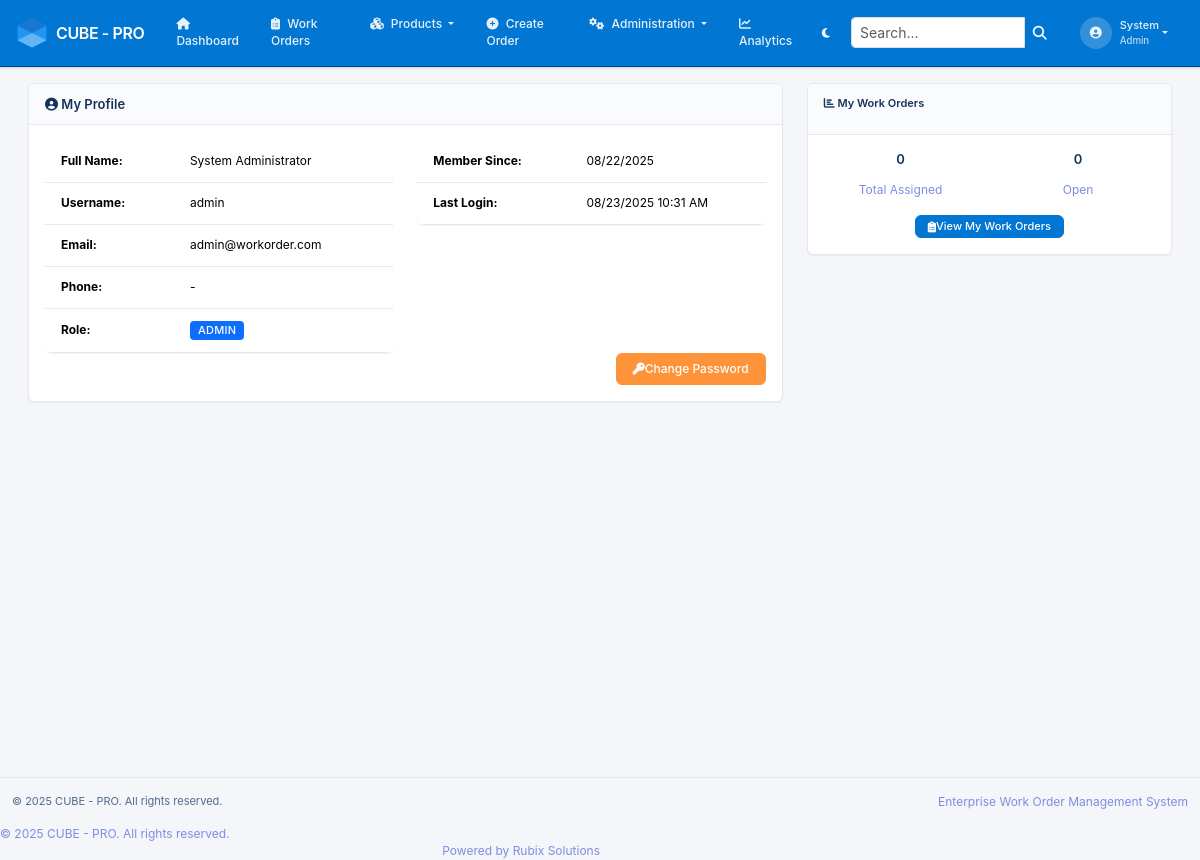
The page /profile (signed in) on the database as committed earlier.
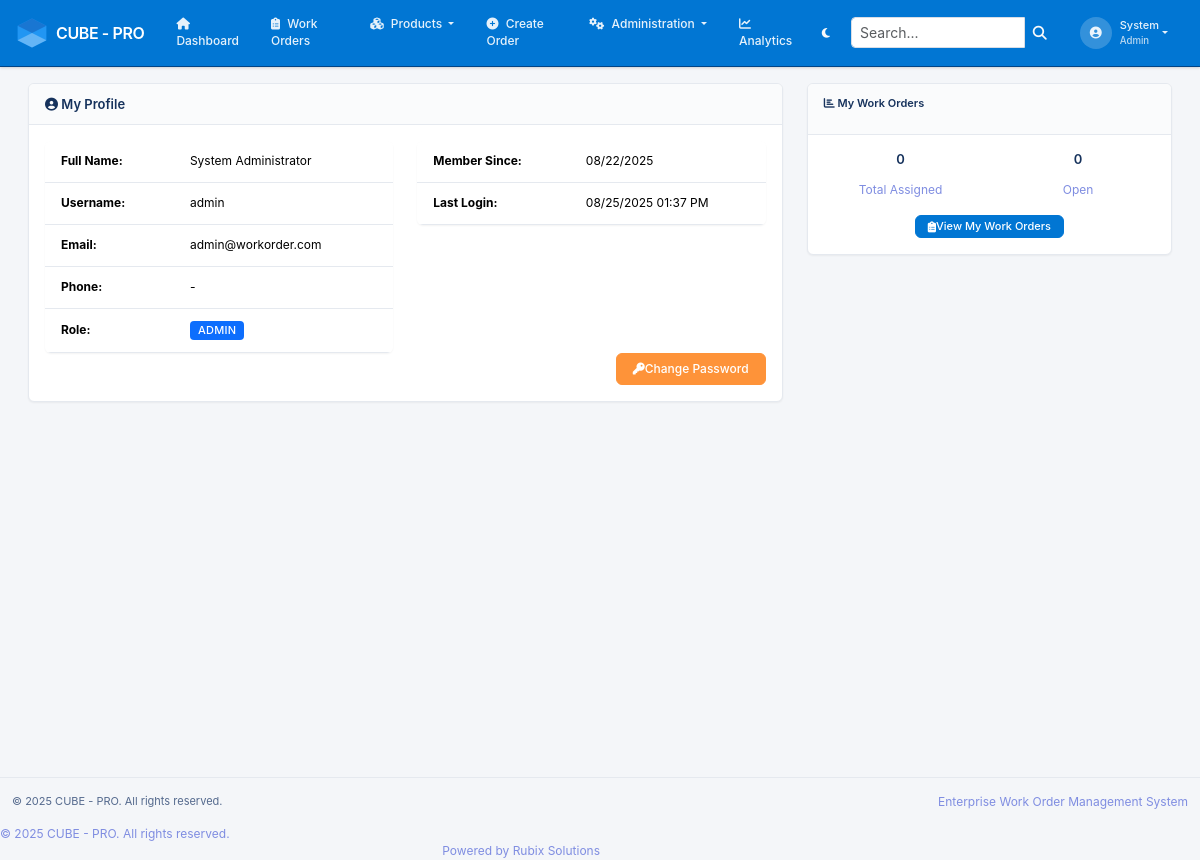
The same page on the database as committed later.
### app/models.py (models this page shows, shortened)
class User(UserMixin, db.Model):
    __tablename__ = 'users'
    id = db.Column(db.Integer, primary_key=True)
    username = db.Column(db.String(64), unique=True, nullable=False, index=True)
    email = db.Column(db.String(120), unique=True, nullable=False, index=True)
    password_hash = db.Column(db.String(255), nullable=False)
    first_name = db.Column(db.String(64), nullable=False)
    last_name = db.Column(db.String(64), nullable=False)
    phone = db.Column(db.String(20))
    is_active = db.Column(db.Boolean, default=True)
    created_at = db.Column(db.DateTime, default=lambda: datetime.now(timezone.utc))
    last_login = db.Column(db.DateTime)
    role_id = db.Column(db.Integer, db.ForeignKey('roles.id'))
    created_workorders = db.relationship('WorkOrder', foreign_keys='WorkOrder.created_by_id',
                                       backref='creator', lazy='dynamic')
    assigned_workorders = db.relationship('WorkOrder', foreign_keys='WorkOrder.assigned_to_id',
                                        backref='assignee', lazy='dynamic')
    activities = db.relationship('WorkOrderActivity', backref='user', lazy='dynamic')
    @property
    def full_name(self):
        return f"{self.first_name} {self.last_name}"
    def has_role(self, role_name):
        return self.role and self.role.name == role_name

class Role(db.Model):
    __tablename__ = 'roles'
    id = db.Column(db.Integer, primary_key=True)
    name = db.Column(db.String(64), unique=True, nullable=False)
    description = db.Column(db.String(255))
    created_at = db.Column(db.DateTime, default=lambda: datetime.now(timezone.utc))
    users = db.relationship('User', backref='role', lazy='dynamic')

### app/main/routes.py (the view)
@bp.route('/profile')
@login_required
def profile():
    total_assigned = current_user.assigned_workorders.count()
    open_assigned = db.session.query(WorkOrder).join(WorkOrderStatus).filter(
        WorkOrder.assigned_to_id == current_user.id,
        ~WorkOrderStatus.is_final
    ).count()
    workorder_stats = {
        'total_assigned': total_assigned,
        'open_assigned': open_assigned
    }
    return render_template('main/profile.html',
                         title='My Profile',
                         workorder_stats=workorder_stats)

### app/__init__.py (called while the page is built)
@login_manager.user_loader
def load_user(user_id):
    from app.models import User
    return User.query.get(int(user_id))

### app/templates/main/profile.html
{% extends "base.html" %}
{% block content %}
<div class="row">
    <div class="col-md-8">
        <div class="card">
            <div class="card-header">
                <h4 class="mb-0"><i class="fas fa-user-circle"></i> My Profile</h4>
            </div>
            <div class="card-body">
                <div class="row">
                    <div class="col-md-6">
                        <table class="table table-sm">
                            <tr>
                                <td><strong>Full Name:</strong></td>
                                <td>{{ current_user.full_name }}</td>
                            </tr>
                            <tr>
                                <td><strong>Username:</strong></td>
                                <td>{{ current_user.username }}</td>
                            </tr>
                            <tr>
                                <td><strong>Email:</strong></td>
                                <td>{{ current_user.email }}</td>
                            </tr>
                            <tr>
                                <td><strong>Phone:</strong></td>
                                <td>{{ current_user.phone or '-' }}</td>
                            </tr>
                            <tr>
                                <td><strong>Role:</strong></td>
                                <td>
                                    <span class="badge bg-primary">{{ current_user.role.name.title() }}</span>
                                </td>
                            </tr>
                        </table>
                    </div>
                    <div class="col-md-6">
                        <table class="table table-sm">
                            <tr>
                                <td><strong>Member Since:</strong></td>
                                <td>{{ current_user.created_at.strftime('%m/%d/%Y') }}</td>
                            </tr>
                            <tr>
                                <td><strong>Last Login:</strong></td>
                                <td>
                                    {% if current_user.last_login %}
                                        {{ current_user.last_login.strftime('%m/%d/%Y %I:%M %p') }}
                                    {% else %}
                                        <span class="text-muted">This session</span>
                                    {% endif %}
                                </td>
                            </tr>
                        </table>
                    </div>
                </div>
                <div class="text-end">
                    <a href="{{ url_for('auth.change_password') }}" class="btn btn-warning">
                        <i class="fas fa-key"></i> Change Password
                    </a>
                </div>
            </div>
        </div>
    </div>
    <div class="col-md-4">
        <div class="card">
            <div class="card-header">
                <h6><i class="fas fa-chart-bar"></i> My Work Orders</h6>
            </div>
            <div class="card-body text-center">
                <div class="row">
                    <div class="col-6">
                        <h4>{{ workorder_stats.total_assigned if workorder_stats else 0 }}</h4>
                        <small class="text-muted">Total Assigned</small>
                    </div>
                    <div class="col-6">
                        <h4>{{ workorder_stats.open_assigned if workorder_stats else 0 }}</h4>
                        <small class="text-muted">Open</small>
                    </div>
                </div>
                <div class="mt-3">
                    <a href="{{ url_for('workorders.list_workorders') }}" class="btn btn-primary btn-sm">
                        <i class="fas fa-clipboard-list"></i> View My Work Orders
                    </a>
                </div>
            </div>
        </div>
    </div>
</div>
{% endblock %}

### app/templates/base.html (shortened to what this page needs)
<!DOCTYPE html>
<html lang="en" data-bs-theme="light">
<head>
    <link href="https://cdn.jsdelivr.net/npm/bootstrap@5.3.2/dist/css/bootstrap.min.css" rel="stylesheet">
    <link href="https://cdnjs.cloudflare.com/ajax/libs/font-awesome/6.4.0/css/all.min.css" rel="stylesheet">
    <link href="{{ url_for('static', filename='css/style.css') }}" rel="stylesheet">
</head>
<body>
    {% if current_user.is_authenticated %}
    <nav class="navbar navbar-expand-lg navbar-dark">
        <div class="container-fluid px-3">
            <a class="navbar-brand fw-semibold d-flex align-items-center" href="{{ url_for('main.dashboard') }}">
                <img src="{{ url_for('static', filename='img/cube.svg') }}" alt="Cube Logo" style="height:32px;width:32px;object-fit:contain;" class="me-2">
                CUBE - PRO
            </a>
            <div class="collapse navbar-collapse" id="navbarNav">
                <ul class="navbar-nav me-auto">
                    <li class="nav-item">
                        <a class="nav-link px-2" href="{{ url_for('main.dashboard') }}">
                            <i class="fas fa-home me-1"></i> Dashboard
                        </a>
                    </li>
                    <li class="nav-item">
                        <a class="nav-link px-2" href="{{ url_for('workorders.list_workorders') }}">
                            <i class="fas fa-clipboard-list me-1"></i> Work Orders
                        </a>
                    </li>
                    <li class="nav-item dropdown">
                        <a class="nav-link dropdown-toggle px-2" href="#" id="productsDropdown" role="button" data-bs-toggle="dropdown">
                            <i class="fas fa-cubes me-1"></i> Products
                        </a>
                    </li>
                    {% if current_user.role and (current_user.role.name == 'admin' or current_user.role.name == 'manager') %}
                    <li class="nav-item">
                        <a class="nav-link px-2" href="{{ url_for('workorders.create_workorder') }}">
                            <i class="fas fa-plus-circle me-1"></i> Create Order
                        </a>
                    </li>
                    <li class="nav-item dropdown">
                        <a class="nav-link dropdown-toggle px-2" href="#" id="adminDropdown" role="button" data-bs-toggle="dropdown">
                            <i class="fas fa-cogs me-1"></i> Administration
                        </a>
                    </li>
                    <li class="nav-item">
                        <a class="nav-link px-2" href="{{ url_for('reporting.dashboard') }}">
                            <i class="fas fa-chart-line me-1"></i> Analytics
                        </a>
                    </li>
                    {% endif %}
                </ul>
                <button class="btn btn-outline-light btn-sm me-2" id="themeToggle">
                    <i class="fas fa-moon"></i>
                </button>
                <form class="d-flex me-2" method="GET" action="{{ url_for('main.search') }}">
                    <div class="input-group input-group-sm">
                        <input class="form-control" type="search" name="q" placeholder="Search..." aria-label="Search" style="max-width: 200px;">
                        <button class="btn btn-outline-light" type="submit">
                            <i class="fas fa-search"></i>
                        </button>
                    </div>
                </form>
                <ul class="navbar-nav">
                    <li class="nav-item dropdown">
                        <a class="nav-link dropdown-toggle d-flex align-items-center" href="#" id="navbarDropdown" role="button" data-bs-toggle="dropdown">
                            <div class="user-avatar me-2">
                                <i class="fas fa-user-circle"></i>
                            </div>
                            <div class="user-info d-none d-md-block">
                                <div class="fw-medium">{{ current_user.first_name }}</div>
                                <small class="text-light opacity-75">{{ current_user.role.name|title if current_user.role else 'User' }}</small>
                            </div>
                        </a>
                    </li>
                </ul>
            </div>
        </div>
    </nav>
    {% endif %}
    <main class="{% if current_user.is_authenticated %}main-content{% else %}auth-content{% endif %}">
    <div class="container-fluid">
            {% block content %}{% endblock %}
        </div>
    </main>
    {% if current_user.is_authenticated %}
    <footer class="footer mt-auto">
    <div class="{% if current_user.is_authenticated %}container-fluid{% else %}container d-flex align-items-center justify-content-center min-vh-100{% endif %}">
            <div class="row align-items-center">
                <div class="col-md-6">
                    <p class="mb-0">&copy; 2025 CUBE - PRO. All rights reserved.</p>
                </div>
                <div class="col-md-6 text-end">
                    <span class="text-muted">Enterprise Work Order Management System</span>
                </div>
            </div>
        </div>
    </footer>
    {% endif %}
                <div class="col-md-6">
                    <p class="mb-0 text-muted">
                        © 2025 CUBE - PRO. All rights reserved.
                    </p>
                </div>
                <div class="col-md-6 text-md-end">
                    <p class="mb-0 text-muted">
                        Powered by Rubix Solutions
                    </p>
                </div>
</body>
</html>

Rows that differ between the two databases and show on the page:
changed User "System Administrator": last_login "08/23/2025 10:31 AM" → "08/25/2025 01:37 PM"
